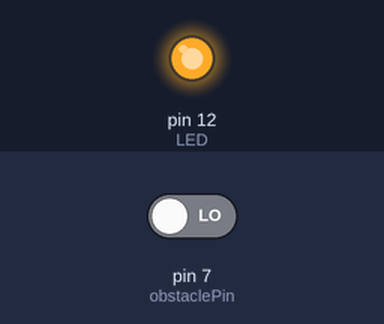
Bench run of a sketch on a simulated Arduino Uno, built with avr-gcc and run on an emulated ATmega328P. Shown: output pins drawn as LEDs (lit = HIGH). The test bench sets the inputs (shaded band); at power-on: pin 7 (obstaclePin) LOW.

Above: at 1.2 s.
1.3 s: pin 7 (obstaclePin) driven HIGH
At 2.6 s:
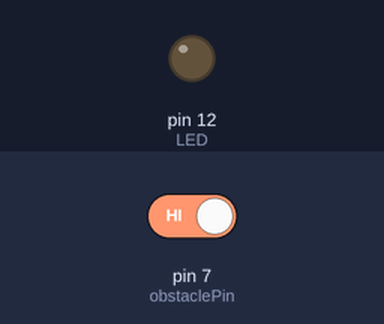
2.9 s: pin 7 (obstaclePin) driven LOW
At 3.8 s:
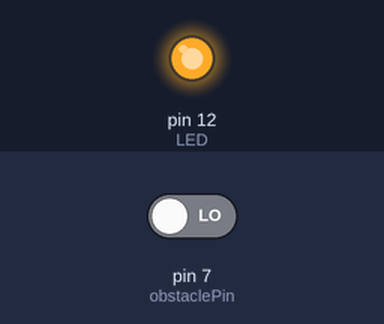
Timing chart, 0 to 5.9 s (numbered marks = the images above; inputs shaded):
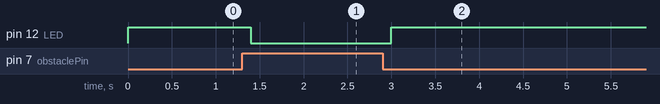

The sketch:

IR_SENSOR.ino
```cpp
//Output from IR sensor. 0 if there is an obstacle. 1 either.
int obstaclePin = 7;

// LED output
int LED=12;

//status of IR sensor
int hasObstacle = LOW;

void setup() {
  pinMode(LED, OUTPUT);
  pinMode(obstaclePin, INPUT);
}
void loop() {
  hasObstacle = digitalRead(obstaclePin);
  if (hasObstacle == HIGH) //If there is an obstacle, LED will be turned high
  {
    digitalWrite(LED, LOW);
  }
  else
  {
    digitalWrite(LED, HIGH);
  }
  delay(200);
}
```

Measured:
- after the input at 1.3 s, pin 12 (LED): HIGH → LOW after 0.10 s
- after the input at 2.9 s, pin 12 (LED): LOW → HIGH after 0.10 s
